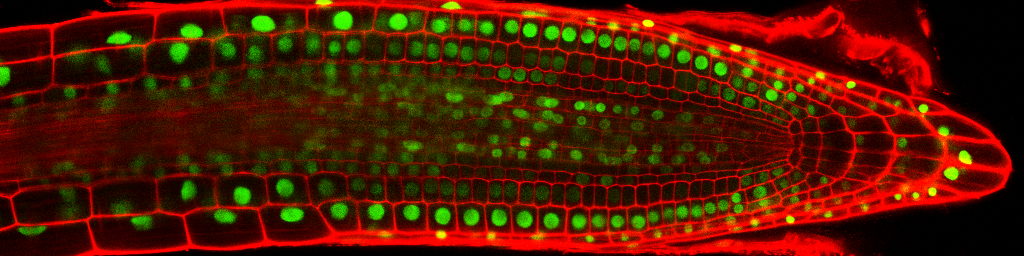
%> input picture StackNinja1.bmp, 1024 x 256 px
$ octave Courseworkt.m   (GNU Octave 9; MATLAB toolbox functions it lacks are replaced by stand-ins)
%> lines starting %> are read from the running program, lines starting %| are printed output that depends on the picture

%% read image origin, StackNinja1.bmp image
img = imread("StackNinja1.bmp");
%> img is the input picture: size 256x1024x3 uint8; mean R, G, B 80.4, 25.1, 0

% Extract the individual red, green, and blue color channels.
redChannel = img(:, :, 1); % Red Channel
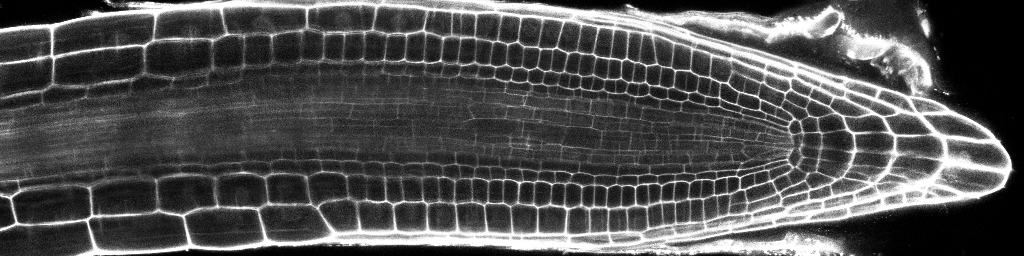
%> redChannel: size 256x1024 uint8; min 0, max 255, mean 80.4
greenChannel = img(:, :, 2); % Green Channel
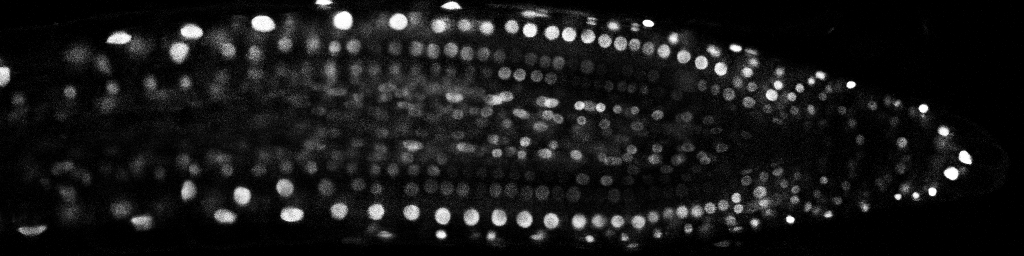
%> greenChannel: size 256x1024 uint8; min 0, max 255, mean 25.1
blueChannel = img(:, :, 3); % Blue Channel
%> blueChannel: size 256x1024 uint8; every value is 0

% Greeness
GreenPic = (greenChannel -(redChannel+blueChannel)/2);
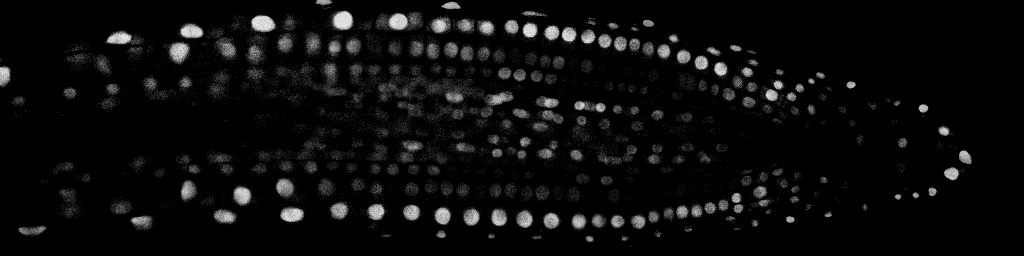
%> GreenPic: size 256x1024 uint8; min 0, max 239, mean 11.8
figure(1);
subplot(2,1,1);
imshow(img);
title('original', 'FontSize', 10);
subplot(2,1,2);
imshow(GreenPic);
title('greenness', 'FontSize', 10);

$ run again, with StackNinja2.bmp copied over StackNinja1.bmp
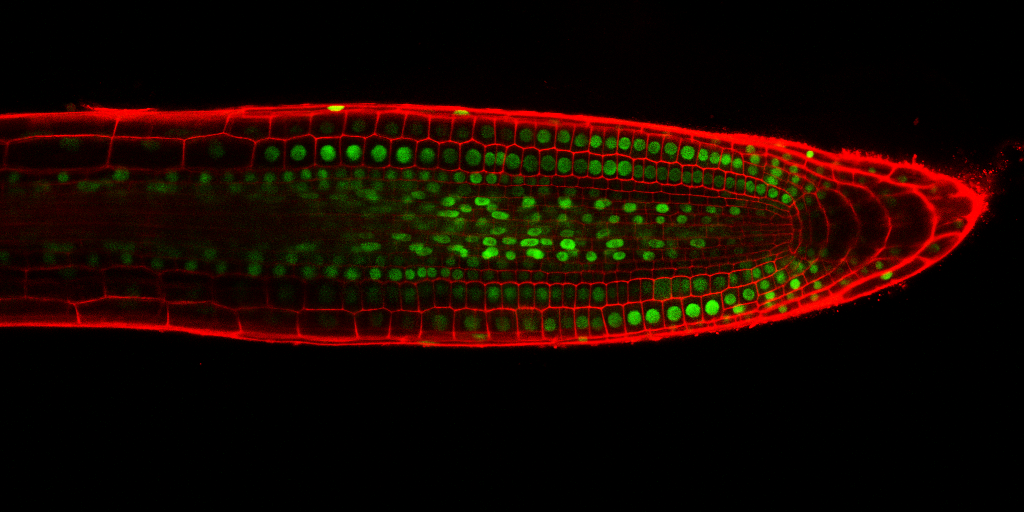
%> input picture StackNinja2.bmp, 1024 x 512 px
%> img is the input picture: size 512x1024x3 uint8; mean R, G, B 24.8, 7.4, 0
%> `redChannel = img(:, :, 1);`:
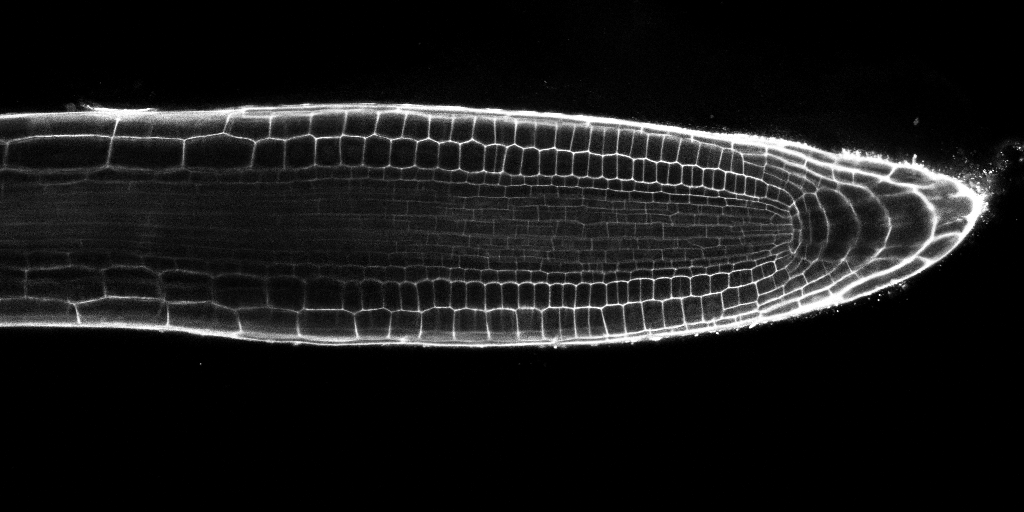
%> redChannel: size 512x1024 uint8; min 0, max 255, mean 24.8
%> blueChannel: size 512x1024 uint8; every value is 0
%> `GreenPic = (greenChannel -(redChannel+blueChannel)/2);`:
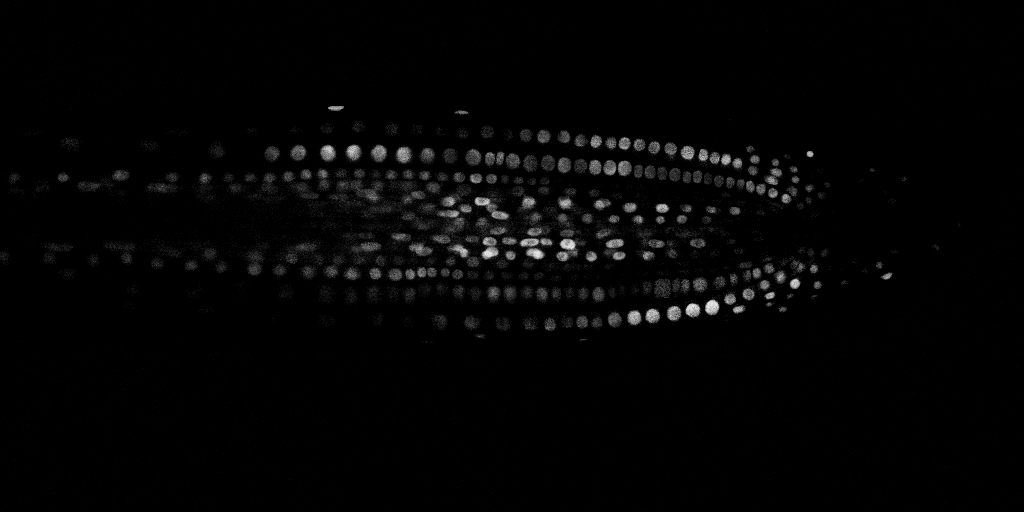
%> GreenPic: size 512x1024 uint8; min 0, max 235, mean 4.3

$ run again, with StackNinja3.bmp copied over StackNinja1.bmp
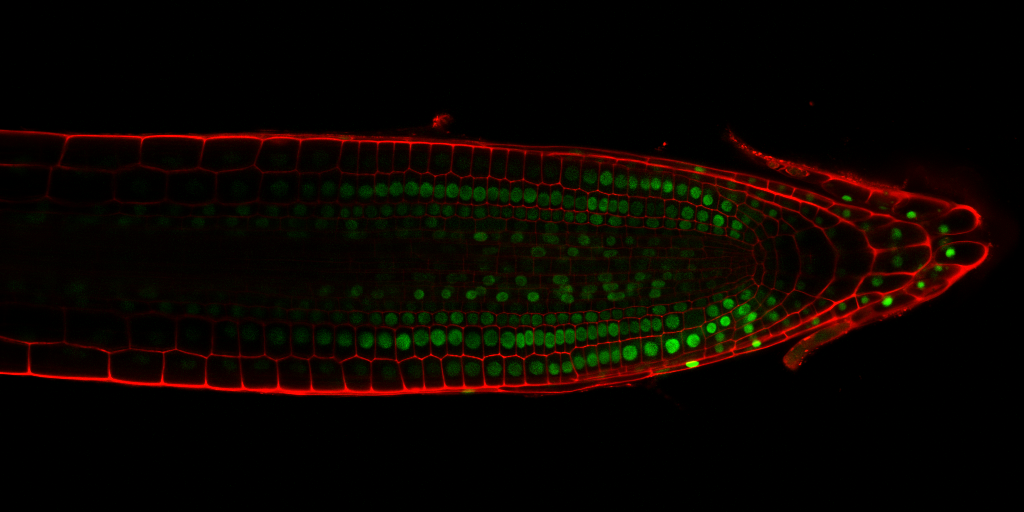
%> input picture StackNinja3.bmp, 1024 x 512 px
%> img is the input picture: size 512x1024x3 uint8; mean R, G, B 11.4, 4.9, 0
%> `redChannel = img(:, :, 1);`:
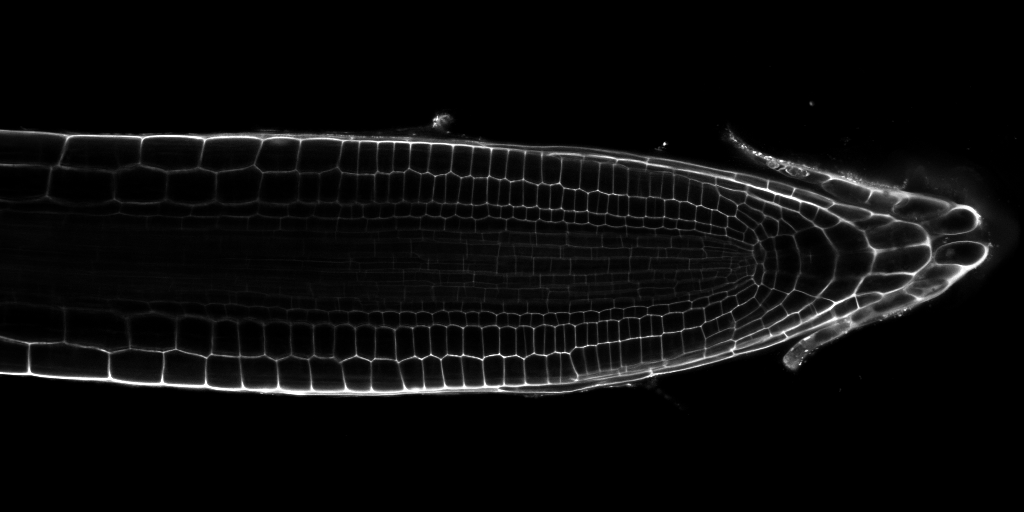
%> redChannel: size 512x1024 uint8; min 0, max 255, mean 11.4
%> `greenChannel = img(:, :, 2);`:
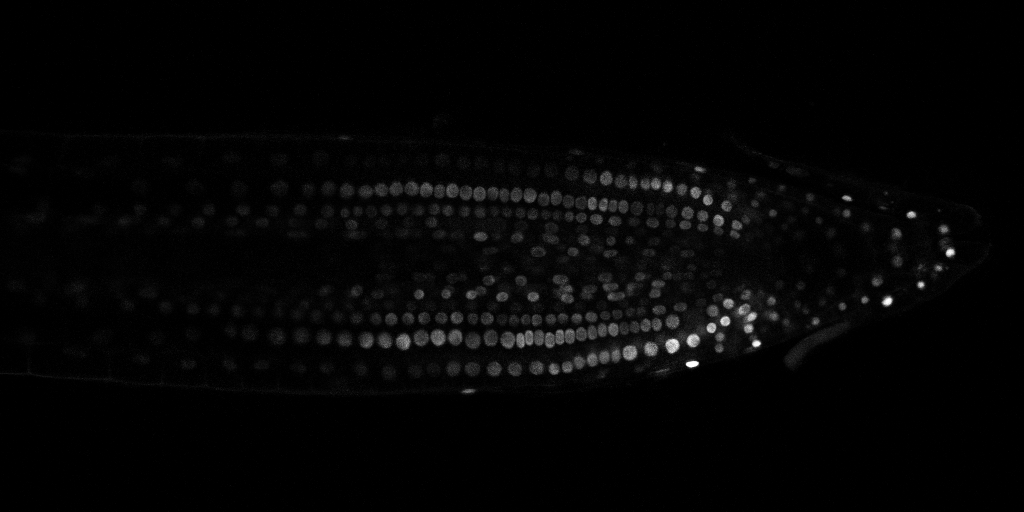
%> greenChannel: size 512x1024 uint8; min 0, max 255, mean 4.9
%> blueChannel: size 512x1024 uint8; every value is 0
